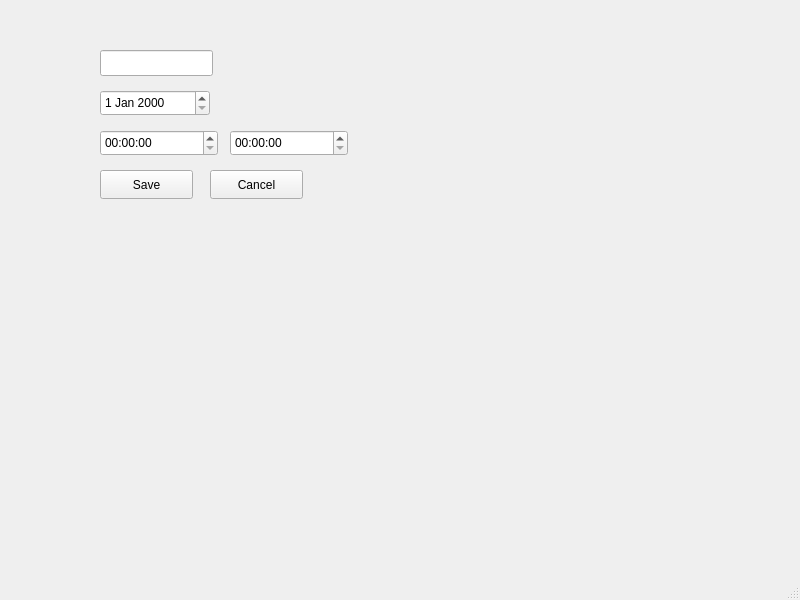
<?xml version="1.0" encoding="UTF-8"?>
<ui version="4.0">
 <class>CreateEventDialog</class>
 <widget class="QMainWindow" name="CreateEventDialog">
  <property name="geometry">
   <rect>
    <x>0</x>
    <y>0</y>
    <width>800</width>
    <height>600</height>
   </rect>
  </property>
  <property name="windowTitle">
   <string>MainWindow</string>
  </property>
  <widget class="QWidget" name="centralwidget">
   <widget class="QLineEdit" name="eventNameLineEdit">
    <property name="geometry">
     <rect>
      <x>100</x>
      <y>50</y>
      <width>113</width>
      <height>26</height>
     </rect>
    </property>
   </widget>
   <widget class="QDateEdit" name="dateEdit">
    <property name="geometry">
     <rect>
      <x>100</x>
      <y>90</y>
      <width>110</width>
      <height>26</height>
     </rect>
    </property>
   </widget>
   <widget class="QTimeEdit" name="startTimeEdit">
    <property name="geometry">
     <rect>
      <x>100</x>
      <y>130</y>
      <width>118</width>
      <height>26</height>
     </rect>
    </property>
   </widget>
   <widget class="QTimeEdit" name="endTimeEdit">
    <property name="geometry">
     <rect>
      <x>230</x>
      <y>130</y>
      <width>118</width>
      <height>26</height>
     </rect>
    </property>
   </widget>
   <widget class="QPushButton" name="saveButton">
    <property name="geometry">
     <rect>
      <x>100</x>
      <y>170</y>
      <width>93</width>
      <height>29</height>
     </rect>
    </property>
    <property name="text">
     <string>Save</string>
    </property>
   </widget>
   <widget class="QPushButton" name="cancelButton">
    <property name="geometry">
     <rect>
      <x>210</x>
      <y>170</y>
      <width>93</width>
      <height>29</height>
     </rect>
    </property>
    <property name="text">
     <string>Cancel</string>
    </property>
   </widget>
  </widget>
  <widget class="QMenuBar" name="menubar">
   <property name="geometry">
    <rect>
     <x>0</x>
     <y>0</y>
     <width>800</width>
     <height>26</height>
    </rect>
   </property>
  </widget>
  <widget class="QStatusBar" name="statusbar"/>
 </widget>
 <resources/>
 <connections/>
</ui>
